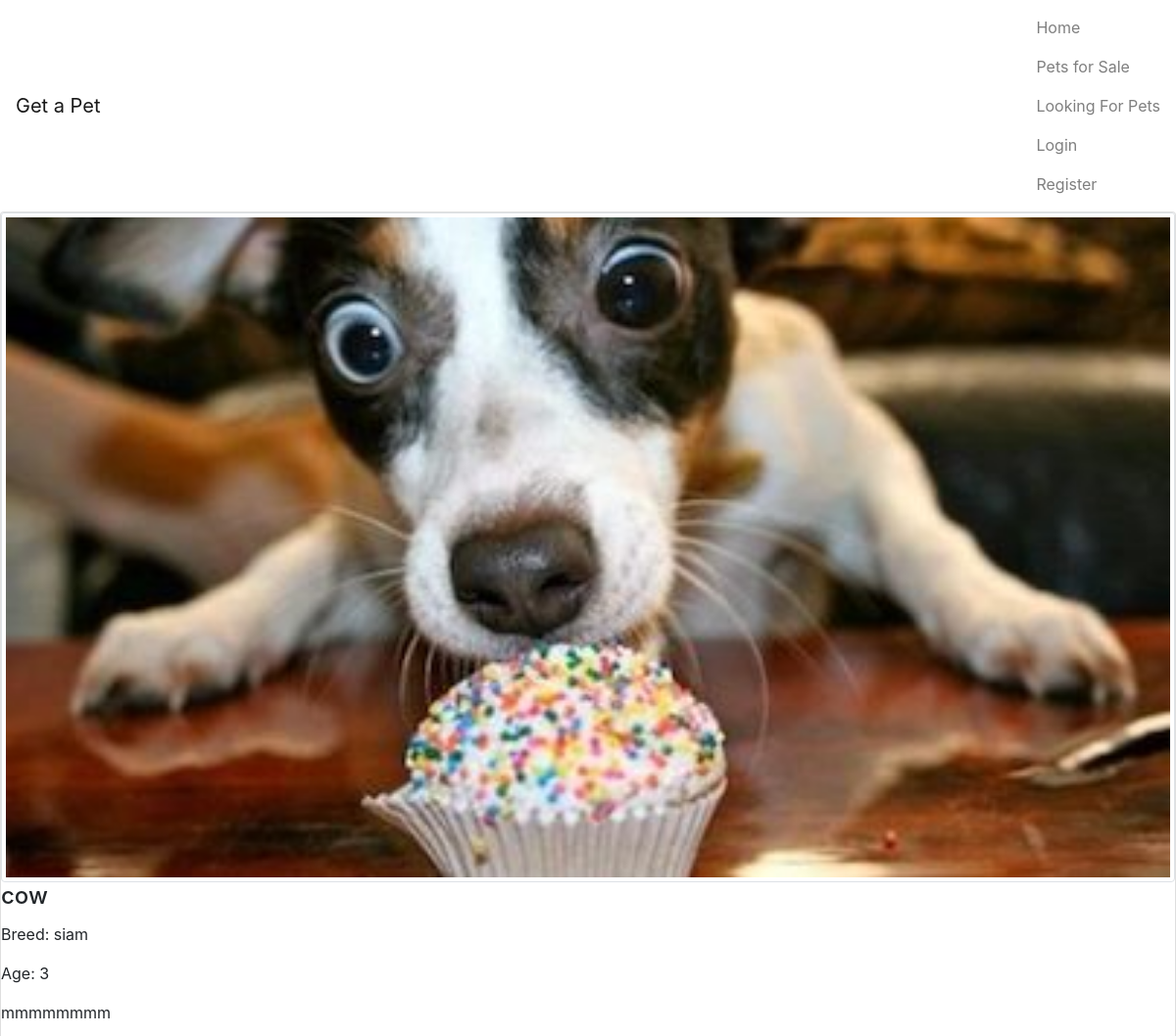
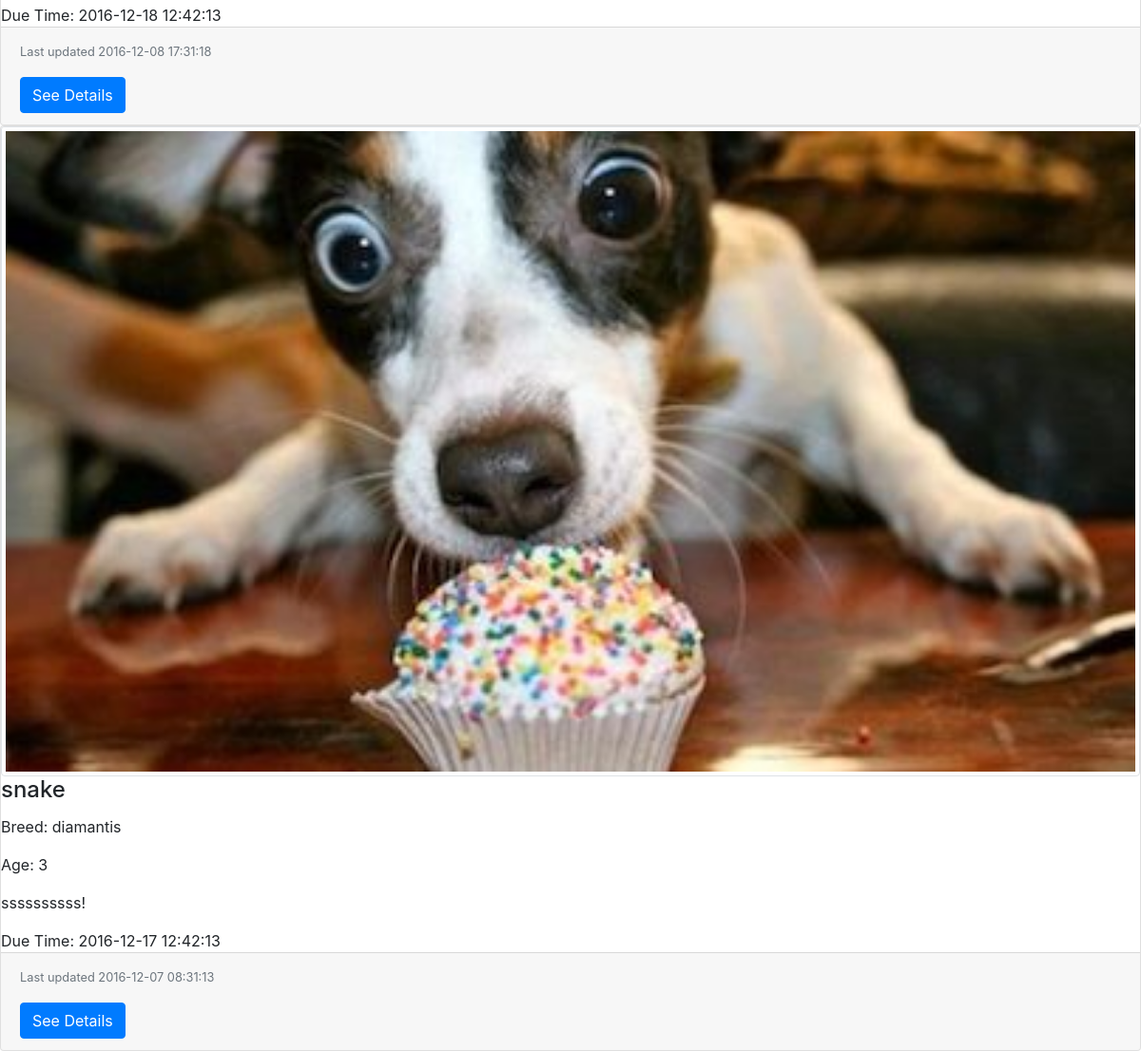
The app's page /view/petsForAdoption.php with its own data (2 pictures, top to bottom).
### tables this page shows
CREATE TABLE pets (
  pet_id         INT(6) NOT NULL AUTO_INCREMENT,
  user_id        INT(6) NOT NULL DEFAULT 0,
  pet_type       VARCHAR(40),
  pet_breed      VARCHAR(40),
  pet_age        VARCHAR(20),
  advert_type    INT(1),
  advert_details VARCHAR(200),
  pet_photo      LONGBLOB,
  time           VARCHAR(20),
  due_time       VARCHAR(20),
  PRIMARY KEY (pet_id),
  FOREIGN KEY (user_id) REFERENCES USERS (user_id)
);

### model/PetDetails.php (called while the page is built, shortened)
<?php
class PetDetails
{
    private $id;
    private $petType;
    private $petBreed;
    private $age;
    private $advertDetails;
    private $time;
    private $dueTime;
    public function __construct($id, $userId, $petType, $petBreed, $age, $advertType, $advertDetails, $petPicture, $time, $dueTime)
    {
        $this->id = $id;
        $this->petType = $petType;
        $this->petBreed = $petBreed;
        $this->age = $age;
        $this->advertDetails = $advertDetails;
        $this->time = $time;
        $this->dueTime = $dueTime;
    }
    public function getPetType()
    {
        return $this->petType;
    }
    public function getTime()
    {
        return $this->time;
    }
    public function getDueTime()
    {
        return $this->dueTime;
    }
    public function getId()
    {
        return $this->id;
    }
    public function getPetBreed()
    {
        return $this->petBreed;
    }
    public function getAge()
    {
        return $this->age;
    }
    public function getAdvertDetails()
    {
        return $this->advertDetails;
    }
}
?>

### view/petsForAdoption.php (the view, shortened to what this page needs)
<!DOCTYPE html>
<html lang="en">
<head>
    <link rel="stylesheet" href="https://maxcdn.bootstrapcdn.com/bootstrap/4.0.0-alpha.5/css/bootstrap.min.css"
>
</head>
<body>
<?php
include 'header.php';
include '../model/PetDetails.php';
$conn = DatabaseConnection::getInstance();
$query = "select * from pets  where advert_type=1 order by time DESC ";
$statement = $conn->stmt_init();
if (!$statement->prepare($query)) {
    echo "Try again later";
} else {
    $statement->execute();
    $result = $statement->get_result();
    while ($row = $result->fetch_assoc()) {
        $petDetails = new PetDetails($row['pet_id'], $row['user_id'], $row['pet_type'], $row["pet_breed"], $row["pet_age"],
            $row["advert_type"], $row["advert_details"], $row["pet_photo"], $row["time"], $row["due_time"]);
        ?>
        <div class="card-deck-wrapper">
            <div class="card-deck">
                <div class="card">
                    <img class="card-img-top img-thumbnail" src="../images/dog1.jpg" alt="Card image cap">
                    <div class="card-block">
                        <h4 class="card-title"><?= $petDetails->getPetType() ?></h4>
                        <p class="card-text">Breed: <?= $petDetails->getPetBreed() ?></p>
                        <p class="card-text">Age: <?= $petDetails->getAge() ?></p>
                        <p class="card-text"> <?= $petDetails->getAdvertDetails() ?></p>
                        <p class="card-text"> Due Time: <?= $petDetails->getDueTime() ?></p>
                    </div>
                    <div class="card-footer text-muted">
                        <p class="card-text float-xs-right">
                            <small> Last updated <?= $petDetails->getTime() ?> </small>
                        </p>
                        <form method="GET" action="petFullView.php">
                            <button type="submit" class="btn btn-primary" name="details_adv"
                                    value="<?= $petDetails->getId() ?>">See Details
                            </button>
                        </form>
                    </div>
                </div>
            </div>
        </div>
    <?php }
} ?>
</body>
</html>

### records on screen
pets: pet_type "cow", pet_breed "siam", pet_age "3", advert_details "mmmmmmmm", due_time "2016-12-18 12:42:13", time "2016-12-08 17:31:18", $petDetails->getId() 4 (drawn)
pets: pet_type "snake", pet_breed "diamantis", pet_age "3", advert_details "ssssssssss!", due_time "2016-12-17 12:42:13", time "2016-12-07 08:31:13"
